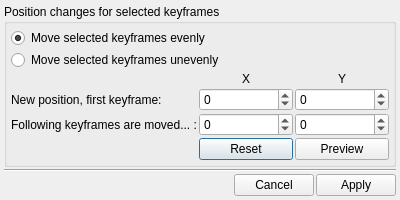
<?xml version="1.0" encoding="UTF-8"?>
<ui version="4.0">
 <class>PositionTransformDialog</class>
 <widget class="QDialog" name="PositionTransformDialog">
  <property name="geometry">
   <rect>
    <x>0</x>
    <y>0</y>
    <width>400</width>
    <height>197</height>
   </rect>
  </property>
  <property name="windowTitle">
   <string>Position transform frame(-s)</string>
  </property>
  <layout class="QVBoxLayout" name="verticalLayout_2">
   <property name="spacing">
    <number>2</number>
   </property>
   <property name="leftMargin">
    <number>4</number>
   </property>
   <property name="topMargin">
    <number>4</number>
   </property>
   <property name="rightMargin">
    <number>4</number>
   </property>
   <property name="bottomMargin">
    <number>4</number>
   </property>
   <item>
    <widget class="QGroupBox" name="groupBox">
     <property name="title">
      <string>Position changes for selected keyframes</string>
     </property>
     <layout class="QVBoxLayout" name="verticalLayout">
      <property name="spacing">
       <number>2</number>
      </property>
      <property name="leftMargin">
       <number>4</number>
      </property>
      <property name="topMargin">
       <number>4</number>
      </property>
      <property name="rightMargin">
       <number>4</number>
      </property>
      <property name="bottomMargin">
       <number>4</number>
      </property>
      <item>
       <widget class="QRadioButton" name="rbEvenlyPosition">
        <property name="text">
         <string>Move selected keyframes evenly</string>
        </property>
        <property name="checked">
         <bool>true</bool>
        </property>
       </widget>
      </item>
      <item>
       <widget class="QRadioButton" name="rbUnevenlyPosition">
        <property name="text">
         <string>Move selected keyframes unevenly</string>
        </property>
       </widget>
      </item>
      <item>
       <layout class="QGridLayout" name="gridLayout">
        <item row="0" column="1">
         <widget class="QLabel" name="labX">
          <property name="text">
           <string>X</string>
          </property>
          <property name="alignment">
           <set>Qt::AlignCenter</set>
          </property>
         </widget>
        </item>
        <item row="0" column="2">
         <widget class="QLabel" name="labY">
          <property name="text">
           <string>Y</string>
          </property>
          <property name="alignment">
           <set>Qt::AlignCenter</set>
          </property>
         </widget>
        </item>
        <item row="1" column="0">
         <widget class="QLabel" name="labNewPos">
          <property name="text">
           <string>New position, first keyframe:</string>
          </property>
         </widget>
        </item>
        <item row="1" column="1">
         <widget class="QSpinBox" name="sbXNew">
          <property name="minimum">
           <number>-9999</number>
          </property>
          <property name="maximum">
           <number>9999</number>
          </property>
         </widget>
        </item>
        <item row="1" column="2">
         <widget class="QSpinBox" name="sbYNew">
          <property name="minimum">
           <number>-9999</number>
          </property>
          <property name="maximum">
           <number>9999</number>
          </property>
         </widget>
        </item>
        <item row="2" column="0">
         <widget class="QLabel" name="labMoveParams">
          <property name="text">
           <string>Following keyframes are moved... :</string>
          </property>
         </widget>
        </item>
        <item row="2" column="1">
         <widget class="QSpinBox" name="sbXMove">
          <property name="minimum">
           <number>-9999</number>
          </property>
          <property name="maximum">
           <number>9999</number>
          </property>
         </widget>
        </item>
        <item row="2" column="2">
         <widget class="QSpinBox" name="sbYMove">
          <property name="minimum">
           <number>-9999</number>
          </property>
          <property name="maximum">
           <number>9999</number>
          </property>
         </widget>
        </item>
        <item row="3" column="1">
         <widget class="QPushButton" name="btnReset">
          <property name="text">
           <string>Reset</string>
          </property>
         </widget>
        </item>
        <item row="3" column="2">
         <widget class="QPushButton" name="btnPreview">
          <property name="text">
           <string>Preview</string>
          </property>
         </widget>
        </item>
       </layout>
      </item>
     </layout>
    </widget>
   </item>
   <item>
    <widget class="Line" name="line">
     <property name="orientation">
      <enum>Qt::Horizontal</enum>
     </property>
    </widget>
   </item>
   <item>
    <layout class="QHBoxLayout" name="horizontalLayout">
     <item>
      <spacer name="horizontalSpacer">
       <property name="orientation">
        <enum>Qt::Horizontal</enum>
       </property>
       <property name="sizeHint" stdset="0">
        <size>
         <width>40</width>
         <height>20</height>
        </size>
       </property>
      </spacer>
     </item>
     <item>
      <widget class="QPushButton" name="btnCancel">
       <property name="text">
        <string>Cancel</string>
       </property>
      </widget>
     </item>
     <item>
      <widget class="QPushButton" name="btnApply">
       <property name="text">
        <string>Apply</string>
       </property>
      </widget>
     </item>
    </layout>
   </item>
  </layout>
 </widget>
 <resources/>
 <connections/>
</ui>
